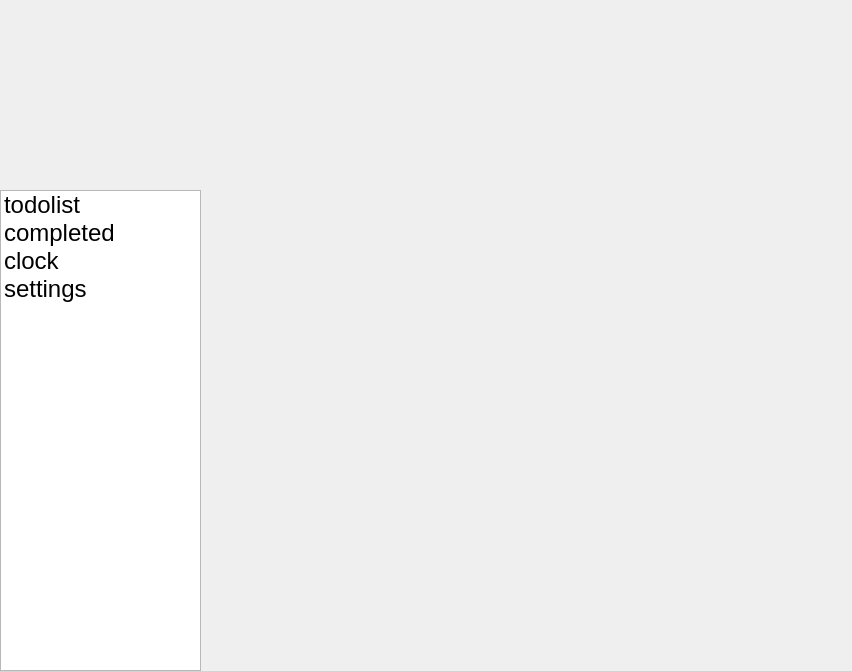
<?xml version="1.0" encoding="UTF-8"?>
<ui version="4.0">
 <class>MainWindow</class>
 <widget class="QMainWindow" name="MainWindow">
  <property name="geometry">
   <rect>
    <x>0</x>
    <y>0</y>
    <width>852</width>
    <height>671</height>
   </rect>
  </property>
  <property name="windowTitle">
   <string>holyshit</string>
  </property>
  <property name="windowIcon">
   <iconset resource="resources.qrc">
    <normaloff>:/new/prefix1/D:/Game/CS1_6/favicon.ico</normaloff>:/new/prefix1/D:/Game/CS1_6/favicon.ico</iconset>
  </property>
  <widget class="QWidget" name="centralWidget">
   <widget class="QListWidget" name="listWidget">
    <property name="geometry">
     <rect>
      <x>0</x>
      <y>190</y>
      <width>201</width>
      <height>481</height>
     </rect>
    </property>
    <item>
     <property name="text">
      <string>todolist</string>
     </property>
     <property name="font">
      <font>
       <pointsize>18</pointsize>
      </font>
     </property>
    </item>
    <item>
     <property name="text">
      <string>completed</string>
     </property>
     <property name="font">
      <font>
       <pointsize>18</pointsize>
      </font>
     </property>
    </item>
    <item>
     <property name="text">
      <string>clock</string>
     </property>
     <property name="font">
      <font>
       <pointsize>18</pointsize>
      </font>
     </property>
    </item>
    <item>
     <property name="text">
      <string>settings</string>
     </property>
     <property name="font">
      <font>
       <pointsize>18</pointsize>
      </font>
     </property>
    </item>
   </widget>
  </widget>
  <action name="action1_1">
   <property name="icon">
    <iconset resource="resources.qrc">
     <normaloff>:/new/prefix1/D:/Game/CS1_6/favicon.ico</normaloff>:/new/prefix1/D:/Game/CS1_6/favicon.ico</iconset>
   </property>
   <property name="text">
    <string>1.1</string>
   </property>
  </action>
 </widget>
 <layoutdefault spacing="6" margin="11"/>
 <resources>
  <include location="resources.qrc"/>
 </resources>
 <connections/>
</ui>
